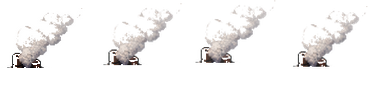
#> input picture assets/images/environment/buildings/blacksmith_smoke.png, 384 x 96 px
$ python -i prepare-round67-revision-assets.py   (imports and definitions only)
#> lines starting #> are read from the running program, lines starting #| are printed output that depends on the picture
#> in normalize_corner, image is the input picture: PIL image 384x96 RGBA; mean R, G, B, A 36.5, 34.6, 33.8, 27.5
#!/usr/bin/env python3
"""Normaliza os assets visuais da revisão do Round 67.

O script mantém canvases estáveis para o Phaser, ancora os pés de cada frame,
remove fundos incorporados e aplica variações de telhado sem redesenhar a
arquitetura aprovada.
"""

from __future__ import annotations

import argparse
import os
from pathlib import Path

import numpy as np
from PIL import Image, ImageDraw
from scipy import ndimage


ROOT = Path(__file__).resolve().parent
NPC_DIR = ROOT / "assets/images/characters/npcs/isometric"
BUILDING_DIR = ROOT / "assets/images/environment/buildings"
ISO_DIR = ROOT / "assets/images/environment/isometric"


def save_atomic(image: Image.Image, destination: Path) -> None:
    destination.parent.mkdir(parents=True, exist_ok=True)
    temporary = destination.with_name(destination.name + ".tmp.png")
    image.save(temporary, "PNG", optimize=True)
    os.replace(temporary, destination)


def alpha_bbox(image: Image.Image, threshold: int = 8) -> tuple[int, int, int, int]:
#> called with threshold = 8
    rgba = np.asarray(image.convert("RGBA"))
    ys, xs = np.where(rgba[:, :, 3] > threshold)
#> ys = 5950 values from 0 to 67; xs = 5950 values, max 367 at index 28, min 6 at index 5920, mean 186.4
    if len(xs) == 0:
        raise ValueError("frame sem pixels opacos")
    return int(xs.min()), int(ys.min()), int(xs.max()) + 1, int(ys.max()) + 1


# [13 lines left out: function clean_connected_light_background, not called in this run]


def fit_foreground(
    image: Image.Image,
    canvas_size: tuple[int, int],
    target_height: int,
    baseline: int,
    max_width: int,
) -> Image.Image:
    image = image.convert("RGBA")
    crop = image.crop(alpha_bbox(image))
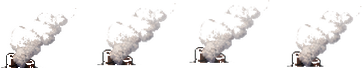
#> crop: PIL image 362x68 RGBA; mean R, G, B, A 54.5, 51.7, 50.6, 41.2; transparent parts drawn white
    scale = min(target_height / crop.height, max_width / crop.width)
#> scale = 0.657
    width = max(1, round(crop.width * scale))
#> width = 238
    height = max(1, round(crop.height * scale))
#> height = 45
    crop = crop.resize((width, height), Image.Resampling.LANCZOS)
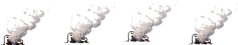
#> crop: PIL image 238x45 RGBA; mean R, G, B, A 62.3, 59, 57.9, 41.6; transparent parts drawn white
    canvas = Image.new("RGBA", canvas_size, (0, 0, 0, 0))
#> canvas: PIL image 256x320 RGBA; every value is 0
    x = (canvas_size[0] - width) // 2
#> x = 9
    y = baseline - height
#> y = 263
    canvas.alpha_composite(crop, (x, y))
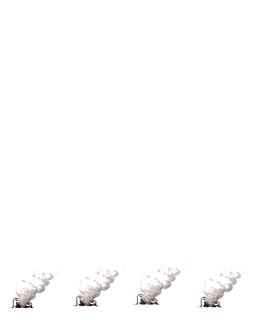
#> canvas: PIL image 256x320 RGBA; mean R, G, B, A 8.1, 7.7, 7.6, 5.4; transparent parts drawn white
    return canvas


# [66 lines left out: functions keep_largest_alpha_component, normalize_walk_sheet, normalize_action_sheet, not called in this run]


def normalize_corner(source: Path, destination: Path) -> None:
    image = Image.open(source).convert("RGBA")
    fitted = fit_foreground(image, (256, 320), 292, 308, 238)
    save_atomic(fitted, destination)


# [88 lines left out: functions recolor_roof, clear_alpha_regions, make_generic_smoke, make_wall_gate_halves, main, not called in this run]


# [2 lines not run here, left out]

#> (the run stopped early here; a loop or call above may not have finished)

$ run again, on assets/images/environment/buildings/chimney_smoke_wisp.png
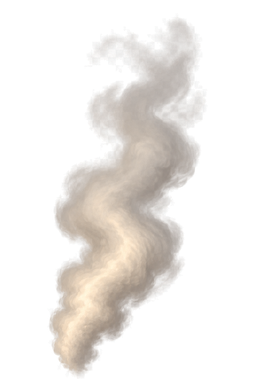
#> input picture assets/images/environment/buildings/chimney_smoke_wisp.png, 256 x 384 px
#> in normalize_corner, image is the input picture: PIL image 256x384 RGBA; mean R, G, B, A 63.1, 58.2, 53.3, 51.9
#> in fit_foreground, `crop = image.crop(alpha_bbox(image))`:
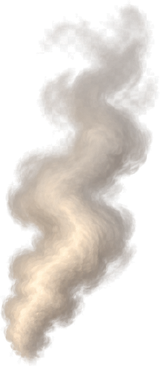
#> crop: PIL image 160x366 RGBA; mean R, G, B, A 105.9, 97.7, 89.5, 87.2; transparent parts drawn white
#> in fit_foreground, `canvas.alpha_composite(crop, (x, y))`:
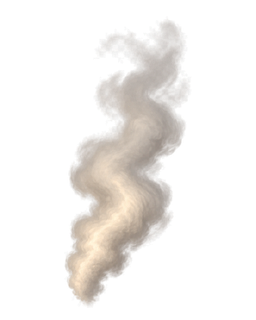
#> canvas: PIL image 256x320 RGBA; mean R, G, B, A 48.6, 44.8, 41.1, 39.8; transparent parts drawn white

$ run again, on assets/images/environment/buildings/merchant_shop.png
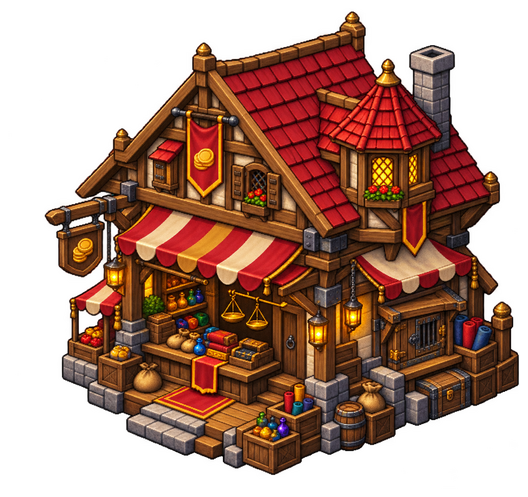
#> input picture assets/images/environment/buildings/merchant_shop.png, 528 x 497 px
#> in normalize_corner, image is the input picture: PIL image 528x497 RGBA; mean R, G, B, A 69.1, 34.7, 20.8, 144.8
#> in fit_foreground, `crop = crop.resize((width, height), Image.Resampling.LANCZOS)`:
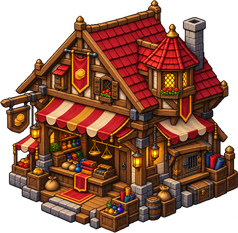
#> crop: PIL image 238x233 RGBA; mean R, G, B, A 80.9, 40.6, 24.3, 172; transparent parts drawn white
#> in fit_foreground, `canvas.alpha_composite(crop, (x, y))`:
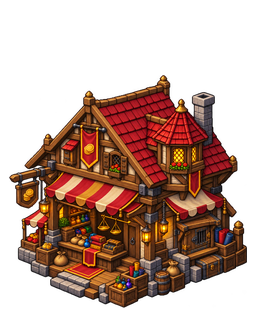
#> canvas: PIL image 256x320 RGBA; mean R, G, B, A 54.8, 27.5, 16.5, 116.4; transparent parts drawn white
